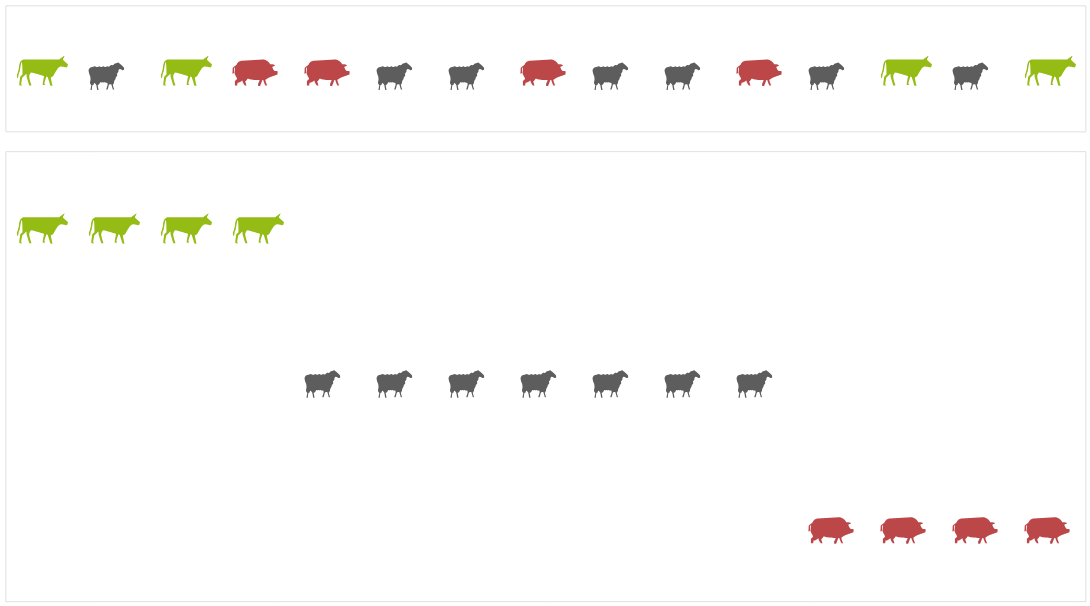

This figure's notebook cell:
### Markdown cell above
<h2> <i class="fa-solid fa-scale-unbalanced" style="color: #94bc14"></i> Minimiser la variance intra-classe, maximiser la variance inter-classe (1)</h2>

### Code cell
df_logo = pd.DataFrame(
    [
        {"x_ord": 0, "x_un": 0, "y_ord": 1, "y_un": 1, "animal": "cattle"},
        {"x_ord": 6, "x_un": 1, "y_ord": 2, "y_un": 1, "animal": "sheep"},
        {"x_ord": 1, "x_un": 2, "y_ord": 1, "y_un": 1, "animal": "cattle"},
        {"x_ord": 15, "x_un": 3, "y_ord": 3, "y_un": 1, "animal": "pigs"},
        {"x_ord": 16, "x_un": 4, "y_ord": 3, "y_un": 1, "animal": "pigs"},
        {"x_ord": 7, "x_un": 5, "y_ord": 2, "y_un": 1, "animal": "sheep"},
        {"x_ord": 8, "x_un": 6, "y_ord": 2, "y_un": 1, "animal": "sheep"},
        {"x_ord": 17, "x_un": 7, "y_ord": 3, "y_un": 1, "animal": "pigs"},
        {"x_ord": 9, "x_un": 8, "y_ord": 2, "y_un": 1, "animal": "sheep"},
        {"x_ord": 10, "x_un": 9, "y_ord": 2, "y_un": 1, "animal": "sheep"},
        {"x_ord": 18, "x_un": 10, "y_ord": 3, "y_un": 1, "animal": "pigs"},
        {"x_ord": 11, "x_un": 11, "y_ord": 2, "y_un": 1, "animal": "sheep"},
        {"x_ord": 2, "x_un": 12, "y_ord": 1, "y_un": 1, "animal": "cattle"},
        {"x_ord": 12, "x_un": 13, "y_ord": 2, "y_un": 1, "animal": "sheep"},
        {"x_ord": 3, "x_un": 14, "y_ord": 1, "y_un": 1, "animal": "cattle"},
    ]
)

domains = ["cattle", "pigs", "sheep"]

shape_scale = alt.Scale(
    domain=domains,
    range=[
        "M4 -2c0 0 0.9 -0.7 1.1 -0.8c0.1 -0.1 -0.1 0.5 -0.3 0.7c-0.2 0.2 1.1 1.1 1.1 1.2c0 0.2 -0.2 0.8 -0.4 0.7c-0.1 0 -0.8 -0.3 -1.3 -0.2c-0.5 0.1 -1.3 1.6 -1.5 2c-0.3 0.4 -0.6 0.4 -0.6 0.4c0 0.1 0.3 1.7 0.4 1.8c0.1 0.1 -0.4 0.1 -0.5 0c0 0 -0.6 -1.9 -0.6 -1.9c-0.1 0 -0.3 -0.1 -0.3 -0.1c0 0.1 -0.5 1.4 -0.4 1.6c0.1 0.2 0.1 0.3 0.1 0.3c0 0 -0.4 0 -0.4 0c0 0 -0.2 -0.1 -0.1 -0.3c0 -0.2 0.3 -1.7 0.3 -1.7c0 0 -2.8 -0.9 -2.9 -0.8c-0.2 0.1 -0.4 0.6 -0.4 1c0 0.4 0.5 1.9 0.5 1.9l-0.5 0l-0.6 -2l0 -0.6c0 0 -1 0.8 -1 1c0 0.2 -0.2 1.3 -0.2 1.3c0 0 0.3 0.3 0.2 0.3c0 0 -0.5 0 -0.5 0c0 0 -0.2 -0.2 -0.1 -0.4c0 -0.1 0.2 -1.6 0.2 -1.6c0 0 0.5 -0.4 0.5 -0.5c0 -0.1 0 -2.7 -0.2 -2.7c-0.1 0 -0.4 2 -0.4 2c0 0 0 0.2 -0.2 0.5c-0.1 0.4 -0.2 1.1 -0.2 1.1c0 0 -0.2 -0.1 -0.2 -0.2c0 -0.1 -0.1 -0.7 0 -0.7c0.1 -0.1 0.3 -0.8 0.4 -1.4c0 -0.6 0.2 -1.3 0.4 -1.5c0.1 -0.2 0.6 -0.4 0.6 -0.4z",
        "M1.2 -2c0 0 0.7 0 1.2 0.5c0.5 0.5 0.4 0.6 0.5 0.6c0.1 0 0.7 0 0.8 0.1c0.1 0 0.2 0.2 0.2 0.2c0 0 -0.6 0.2 -0.6 0.3c0 0.1 0.4 0.9 0.6 0.9c0.1 0 0.6 0 0.6 0.1c0 0.1 0 0.7 -0.1 0.7c-0.1 0 -1.2 0.4 -1.5 0.5c-0.3 0.1 -1.1 0.5 -1.1 0.7c-0.1 0.2 0.4 1.2 0.4 1.2l-0.4 0c0 0 -0.4 -0.8 -0.4 -0.9c0 -0.1 -0.1 -0.3 -0.1 -0.3l-0.2 0l-0.5 1.3l-0.4 0c0 0 -0.1 -0.4 0 -0.6c0.1 -0.1 0.3 -0.6 0.3 -0.7c0 0 -0.8 0 -1.5 -0.1c-0.7 -0.1 -1.2 -0.3 -1.2 -0.2c0 0.1 -0.4 0.6 -0.5 0.6c0 0 0.3 0.9 0.3 0.9l-0.4 0c0 0 -0.4 -0.5 -0.4 -0.6c0 -0.1 -0.2 -0.6 -0.2 -0.5c0 0 -0.4 0.4 -0.6 0.4c-0.2 0.1 -0.4 0.1 -0.4 0.1c0 0 -0.1 0.6 -0.1 0.6l-0.5 0l0 -1c0 0 0.5 -0.4 0.5 -0.5c0 -0.1 -0.7 -1.2 -0.6 -1.4c0.1 -0.1 0.1 -1.1 0.1 -1.1c0 0 -0.2 0.1 -0.2 0.1c0 0 0 0.9 0 1c0 0.1 -0.2 0.3 -0.3 0.3c-0.1 0 0 -0.5 0 -0.9c0 -0.4 0 -0.4 0.2 -0.6c0.2 -0.2 0.6 -0.3 0.8 -0.8c0.3 -0.5 1 -0.6 1 -0.6z",
        "M-4.1 -0.5c0.2 0 0.2 0.2 0.5 0.2c0.3 0 0.3 -0.2 0.5 -0.2c0.2 0 0.2 0.2 0.4 0.2c0.2 0 0.2 -0.2 0.5 -0.2c0.2 0 0.2 0.2 0.4 0.2c0.2 0 0.2 -0.2 0.4 -0.2c0.1 0 0.2 0.2 0.4 0.1c0.2 0 0.2 -0.2 0.4 -0.3c0.1 0 0.1 -0.1 0.4 0c0.3 0 0.3 -0.4 0.6 -0.4c0.3 0 0.6 -0.3 0.7 -0.2c0.1 0.1 1.4 1 1.3 1.4c-0.1 0.4 -0.3 0.3 -0.4 0.3c-0.1 0 -0.5 -0.4 -0.7 -0.2c-0.3 0.2 -0.1 0.4 -0.2 0.6c-0.1 0.1 -0.2 0.2 -0.3 0.4c0 0.2 0.1 0.3 0 0.5c-0.1 0.2 -0.3 0.2 -0.3 0.5c0 0.3 -0.2 0.3 -0.3 0.6c-0.1 0.2 0 0.3 -0.1 0.5c-0.1 0.2 -0.1 0.2 -0.2 0.3c-0.1 0.1 0.3 1.1 0.3 1.1l-0.3 0c0 0 -0.3 -0.9 -0.3 -1c0 -0.1 -0.1 -0.2 -0.3 -0.2c-0.2 0 -0.3 0.1 -0.4 0.4c0 0.3 -0.2 0.8 -0.2 0.8l-0.3 0l0.3 -1c0 0 0.1 -0.6 -0.2 -0.5c-0.3 0.1 -0.2 -0.1 -0.4 -0.1c-0.2 -0.1 -0.3 0.1 -0.4 0c-0.2 -0.1 -0.3 0.1 -0.5 0c-0.2 -0.1 -0.1 0 -0.3 0.3c-0.2 0.3 -0.4 0.3 -0.4 0.3l0.2 1.1l-0.3 0l-0.2 -1.1c0 0 -0.4 -0.6 -0.5 -0.4c-0.1 0.3 -0.1 0.4 -0.3 0.4c-0.1 -0.1 -0.2 1.1 -0.2 1.1l-0.3 0l0.2 -1.1c0 0 -0.3 -0.1 -0.3 -0.5c0 -0.3 0.1 -0.5 0.1 -0.7c0.1 -0.2 -0.1 -1 -0.2 -1.1c-0.1 -0.2 -0.2 -0.8 -0.2 -0.8c0 0 -0.1 -0.5 0.4 -0.8z",
    ],
)

color_scale = alt.Scale(domain=domains, range=["#94bc14", "#bc4749", "rgb(93,93,93)"])

var_chart_unord = (
    alt.Chart(df_logo)
    .mark_point(filled=True, opacity=1, size=100)
    .encode(
        alt.X("x_un:O", axis=None),
        alt.Y("y_un:O", axis=None),
        alt.Shape("animal:N", legend=None, scale=shape_scale),
        alt.Color("animal:N", legend=None, scale=color_scale),
    )
    .properties(width=1200, height=140)
)

var_chart_ord = (
    alt.Chart(df_logo)
    .mark_point(filled=True, opacity=1, size=100)
    .encode(
        alt.X("x_ord:O", axis=None),
        alt.Y("y_ord:O", axis=None),
        alt.Shape("animal:N", legend=None, scale=shape_scale),
        alt.Color("animal:N", legend=None, scale=color_scale),
    )
    .properties(width=1200, height=500)
)

alt.vconcat(var_chart_unord, var_chart_ord)
